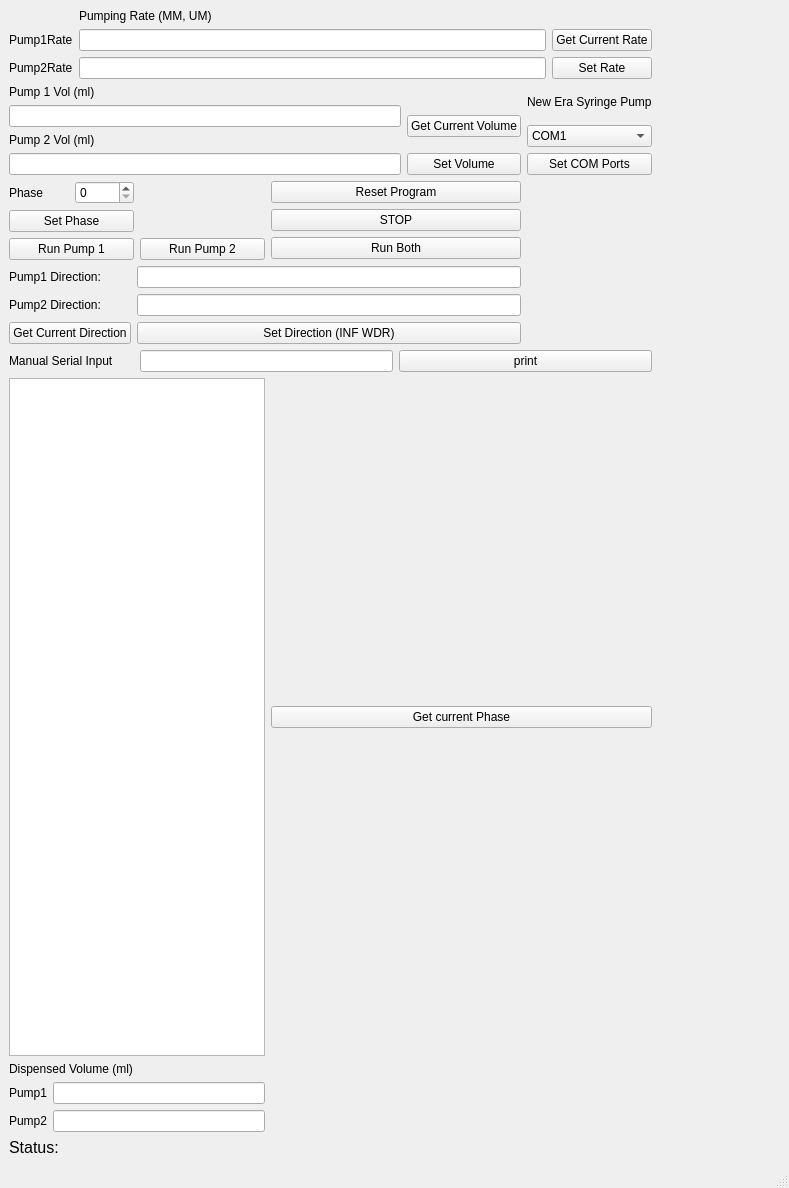
<?xml version="1.0" encoding="UTF-8"?>
<ui version="4.0">
 <class>MainWindow</class>
 <widget class="QMainWindow" name="MainWindow">
  <property name="geometry">
   <rect>
    <x>0</x>
    <y>0</y>
    <width>789</width>
    <height>1188</height>
   </rect>
  </property>
  <property name="contextMenuPolicy">
   <enum>Qt::DefaultContextMenu</enum>
  </property>
  <property name="windowTitle">
   <string>In-sity Pump&amp;Voltage Control</string>
  </property>
  <widget class="QWidget" name="centralwidget">
   <layout class="QGridLayout" name="gridLayout_6">
    <item row="0" column="0" colspan="5">
     <layout class="QGridLayout" name="gridLayout_5">
      <item row="0" column="1">
       <widget class="QLabel" name="label_9">
        <property name="text">
         <string>Pumping Rate (MM, UM)</string>
        </property>
       </widget>
      </item>
      <item row="1" column="0">
       <widget class="QLabel" name="label_10">
        <property name="text">
         <string>Pump1Rate</string>
        </property>
       </widget>
      </item>
      <item row="1" column="1">
       <widget class="QLineEdit" name="PumpOneRate"/>
      </item>
      <item row="1" column="2">
       <widget class="QPushButton" name="GetCurrentPumpRateButton">
        <property name="text">
         <string>Get Current Rate</string>
        </property>
       </widget>
      </item>
      <item row="2" column="0">
       <widget class="QLabel" name="label_11">
        <property name="text">
         <string>Pump2Rate</string>
        </property>
       </widget>
      </item>
      <item row="2" column="1">
       <widget class="QLineEdit" name="PumpTwoRate"/>
      </item>
      <item row="2" column="2">
       <widget class="QPushButton" name="SetPumpRateButton">
        <property name="text">
         <string>Set Rate</string>
        </property>
       </widget>
      </item>
     </layout>
    </item>
    <item row="1" column="0" colspan="4">
     <layout class="QGridLayout" name="gridLayout_4">
      <item row="0" column="0">
       <widget class="QLabel" name="PumpOneVolumeLabel">
        <property name="text">
         <string>Pump 1 Vol (ml)</string>
        </property>
       </widget>
      </item>
      <item row="1" column="0">
       <widget class="QLineEdit" name="PumpOneVolume"/>
      </item>
      <item row="1" column="1" rowspan="2">
       <widget class="QPushButton" name="GetSetVolumeButton">
        <property name="text">
         <string>Get Current Volume</string>
        </property>
       </widget>
      </item>
      <item row="2" column="0">
       <widget class="QLabel" name="PumpOneVolumeLabel_2">
        <property name="text">
         <string>Pump 2 Vol (ml)</string>
        </property>
       </widget>
      </item>
      <item row="3" column="0">
       <widget class="QLineEdit" name="PumpTwoVolume"/>
      </item>
      <item row="3" column="1">
       <widget class="QPushButton" name="SetPumpVolumeButton">
        <property name="text">
         <string>Set Volume</string>
        </property>
       </widget>
      </item>
     </layout>
    </item>
    <item row="1" column="4">
     <layout class="QGridLayout" name="gridLayout_12">
      <item row="0" column="0">
       <widget class="QLabel" name="SyringePumpPortLabel">
        <property name="text">
         <string>New Era Syringe Pump</string>
        </property>
       </widget>
      </item>
      <item row="1" column="0">
       <widget class="QComboBox" name="SyringePumpPortSelection">
        <item>
         <property name="text">
          <string>COM1</string>
         </property>
        </item>
        <item>
         <property name="text">
          <string>COM2</string>
         </property>
        </item>
        <item>
         <property name="text">
          <string>COM3</string>
         </property>
        </item>
        <item>
         <property name="text">
          <string>COM4</string>
         </property>
        </item>
        <item>
         <property name="text">
          <string>COM5</string>
         </property>
        </item>
       </widget>
      </item>
      <item row="2" column="0">
       <widget class="QPushButton" name="SetCOMPortsButton">
        <property name="text">
         <string>Set COM Ports</string>
        </property>
       </widget>
      </item>
     </layout>
    </item>
    <item row="2" column="0">
     <layout class="QGridLayout" name="gridLayout">
      <item row="0" column="0">
       <widget class="QLabel" name="label_13">
        <property name="text">
         <string>Phase</string>
        </property>
       </widget>
      </item>
      <item row="1" column="0" colspan="2">
       <widget class="QPushButton" name="SetPhaseButton">
        <property name="text">
         <string>Set Phase</string>
        </property>
       </widget>
      </item>
      <item row="0" column="1">
       <widget class="QSpinBox" name="spinBox"/>
      </item>
     </layout>
    </item>
    <item row="2" column="2" rowspan="2" colspan="2">
     <layout class="QGridLayout" name="gridLayout_10">
      <item row="0" column="0">
       <widget class="QPushButton" name="ResetButton">
        <property name="text">
         <string>Reset Program</string>
        </property>
       </widget>
      </item>
      <item row="1" column="0">
       <widget class="QPushButton" name="PumpStopButton">
        <property name="text">
         <string>STOP</string>
        </property>
       </widget>
      </item>
      <item row="2" column="0">
       <widget class="QPushButton" name="RunBothButton">
        <property name="text">
         <string>Run Both</string>
        </property>
       </widget>
      </item>
     </layout>
    </item>
    <item row="3" column="0" colspan="2">
     <layout class="QGridLayout" name="gridLayout_11">
      <item row="0" column="0">
       <widget class="QPushButton" name="RunPumpOneButton">
        <property name="text">
         <string>Run Pump 1</string>
        </property>
       </widget>
      </item>
      <item row="0" column="1">
       <widget class="QPushButton" name="RunPumpTwoButton">
        <property name="text">
         <string>Run Pump 2</string>
        </property>
       </widget>
      </item>
     </layout>
    </item>
    <item row="4" column="0" colspan="4">
     <layout class="QGridLayout" name="gridLayout_3">
      <item row="0" column="0">
       <widget class="QLabel" name="Pump1DirLabel">
        <property name="text">
         <string>Pump1 Direction:</string>
        </property>
       </widget>
      </item>
      <item row="0" column="1">
       <widget class="QLineEdit" name="PumpOneDirection"/>
      </item>
      <item row="1" column="0">
       <widget class="QLabel" name="Pump2DirLabel">
        <property name="text">
         <string>Pump2 Direction:</string>
        </property>
       </widget>
      </item>
      <item row="1" column="1">
       <widget class="QLineEdit" name="PumpTwoDirection"/>
      </item>
      <item row="2" column="0">
       <widget class="QPushButton" name="GetPumpDirectionsButton">
        <property name="text">
         <string>Get Current Direction</string>
        </property>
       </widget>
      </item>
      <item row="2" column="1">
       <widget class="QPushButton" name="SetPumpDirectionsButton">
        <property name="text">
         <string>Set Direction (INF WDR)</string>
        </property>
       </widget>
      </item>
     </layout>
    </item>
    <item row="5" column="0">
     <widget class="QLabel" name="label_14">
      <property name="text">
       <string>Manual Serial Input</string>
      </property>
     </widget>
    </item>
    <item row="5" column="1" colspan="2">
     <widget class="QLineEdit" name="lineEdit">
      <property name="text">
       <string/>
      </property>
     </widget>
    </item>
    <item row="5" column="3" colspan="2">
     <widget class="QPushButton" name="PrintCommandButton">
      <property name="text">
       <string>print</string>
      </property>
     </widget>
    </item>
    <item row="6" column="0" colspan="2">
     <widget class="QTextEdit" name="SerialOutput">
      <property name="html">
       <string>&lt;!DOCTYPE HTML PUBLIC &quot;-//W3C//DTD HTML 4.0//EN&quot; &quot;http://www.w3.org/TR/REC-html40/strict.dtd&quot;&gt;
&lt;html&gt;&lt;head&gt;&lt;meta name=&quot;qrichtext&quot; content=&quot;1&quot; /&gt;&lt;style type=&quot;text/css&quot;&gt;
p, li { white-space: pre-wrap; }
&lt;/style&gt;&lt;/head&gt;&lt;body style=&quot; font-family:'MS Shell Dlg 2'; font-size:8.25pt; font-weight:400; font-style:normal;&quot;&gt;
&lt;p style=&quot;-qt-paragraph-type:empty; margin-top:0px; margin-bottom:0px; margin-left:0px; margin-right:0px; -qt-block-indent:0; text-indent:0px; font-size:8pt;&quot;&gt;&lt;br /&gt;&lt;/p&gt;&lt;/body&gt;&lt;/html&gt;</string>
      </property>
     </widget>
    </item>
    <item row="6" column="2" colspan="3">
     <widget class="QPushButton" name="GetPhaseButton">
      <property name="text">
       <string>Get current Phase</string>
      </property>
     </widget>
    </item>
    <item row="7" column="0" colspan="2">
     <layout class="QGridLayout" name="gridLayout_7">
      <item row="0" column="0">
       <widget class="QLabel" name="label_4">
        <property name="text">
         <string>Dispensed Volume (ml)</string>
        </property>
       </widget>
      </item>
      <item row="1" column="0">
       <layout class="QGridLayout" name="gridLayout_2">
        <item row="0" column="1">
         <widget class="QLineEdit" name="PumpOneDIsPensedVolume"/>
        </item>
        <item row="1" column="1">
         <widget class="QLineEdit" name="PumpTwoDisPensedVolume"/>
        </item>
        <item row="1" column="0">
         <widget class="QLabel" name="label_6">
          <property name="text">
           <string>Pump2</string>
          </property>
         </widget>
        </item>
        <item row="0" column="0">
         <widget class="QLabel" name="label_5">
          <property name="text">
           <string>Pump1</string>
          </property>
         </widget>
        </item>
       </layout>
      </item>
     </layout>
    </item>
    <item row="8" column="0">
     <widget class="QLabel" name="StatusLabel">
      <property name="font">
       <font>
        <pointsize>12</pointsize>
       </font>
      </property>
      <property name="text">
       <string>Status:</string>
      </property>
     </widget>
    </item>
    <item row="8" column="5">
     <widget class="QLabel" name="CameraImage">
      <property name="text">
       <string/>
      </property>
     </widget>
    </item>
   </layout>
   <zorder>layoutWidget</zorder>
   <zorder>layoutWidget</zorder>
   <zorder>layoutWidget</zorder>
   <zorder>layoutWidget</zorder>
   <zorder>layoutWidget</zorder>
   <zorder>layoutWidget</zorder>
   <zorder>layoutWidget</zorder>
   <zorder>CameraImage</zorder>
   <zorder>StatusLabel</zorder>
   <zorder>lineEdit</zorder>
   <zorder>label_14</zorder>
   <zorder>PrintCommandButton</zorder>
   <zorder>SerialOutput</zorder>
   <zorder>layoutWidget_2</zorder>
   <zorder>GetPhaseButton</zorder>
  </widget>
  <widget class="QMenuBar" name="menubar">
   <property name="enabled">
    <bool>false</bool>
   </property>
   <property name="geometry">
    <rect>
     <x>0</x>
     <y>0</y>
     <width>789</width>
     <height>38</height>
    </rect>
   </property>
  </widget>
  <widget class="QStatusBar" name="statusbar">
   <property name="enabled">
    <bool>false</bool>
   </property>
   <property name="autoFillBackground">
    <bool>true</bool>
   </property>
  </widget>
 </widget>
 <resources/>
 <connections/>
</ui>
